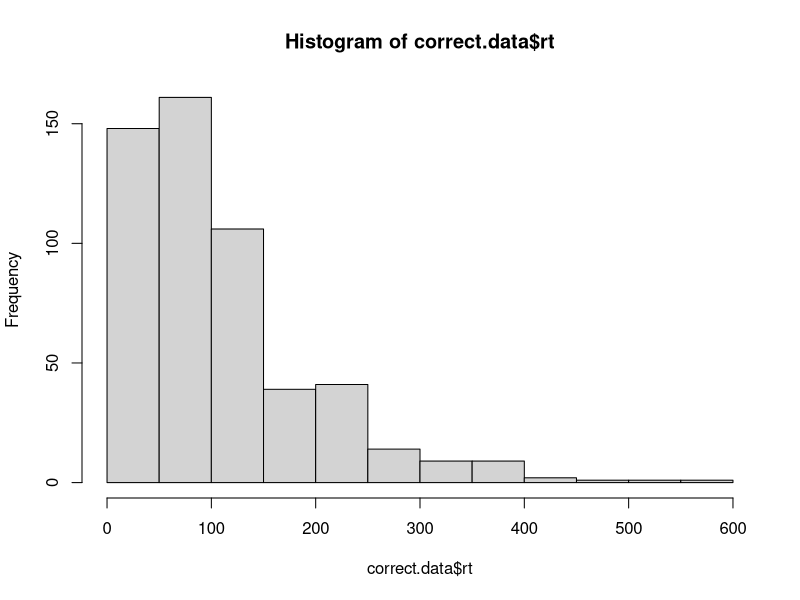
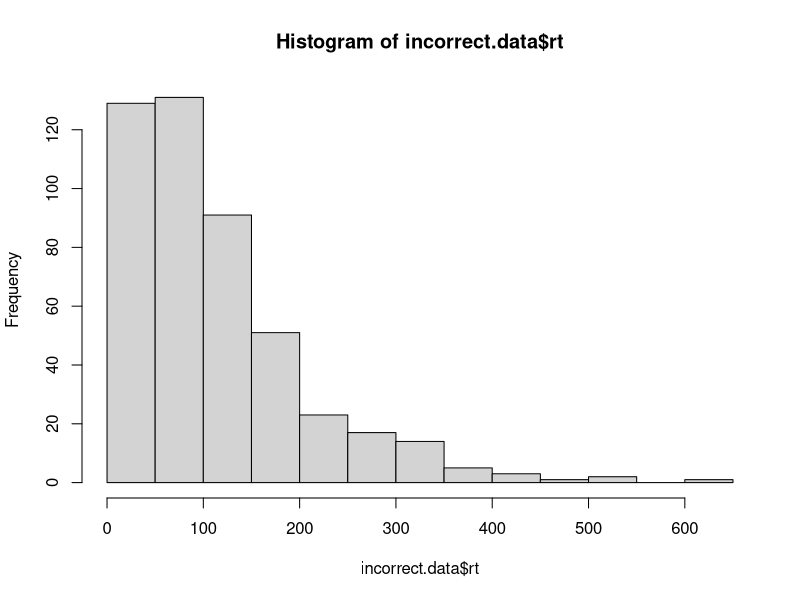

Write R code to recreate these figures, in order.
# implement the model by filling in the function below
# the model should return a data frame with two columns: correct and rt
# the correct column should be TRUE or FALSE, and rt should contain the
# number of steps it took to reach the criterion.

# note that the function takes four arguments:
# samples is the number of samples to draw from the model
# drift is the drift rate (default value is 0)
# sdrw is the variability in the drift rate (default value is 0.3)
# criterion is the threshold for a response (default value is 3)

random.walk.model <- function(samples, drift=0, sdrw=0.3, criterion=3){
  accuracy.array <- numeric()
  rt.array <- numeric()
  
  for(i in 1:samples){
    evidence <- 0
    rt <- 0
    while(abs(evidence) < criterion){
      evidence <- evidence + rnorm(1, drift, sdrw)
      rt <- rt + 1
    }
    rt.array[i] <- rt
    accuracy.array[i] <- (evidence > criterion)
  }
  
  output <- data.frame(
    correct = accuracy.array,
    rt = rt.array
  )
  
  return(output)
}

# test the model ####

# if the model is working correctly, then the line below should generate a data frame with 
# 1000 samples and about half of the samples should be correct. the average rt will probably
# be around 112, but might vary from that by a bit.

initial.test <- random.walk.model(1000)
sum(initial.test$correct) / length(initial.test$correct) # should be close to 0.5
mean(initial.test$rt) # should be about 112

# visualize the RT distributions ####

# we can use dplyr to filter the data and visualize the correct and incorrect RT distributions

library(dplyr)

correct.data <- initial.test %>% filter(correct==TRUE)
incorrect.data <- initial.test %>% filter(correct==FALSE)

hist(correct.data$rt)
hist(incorrect.data$rt)
